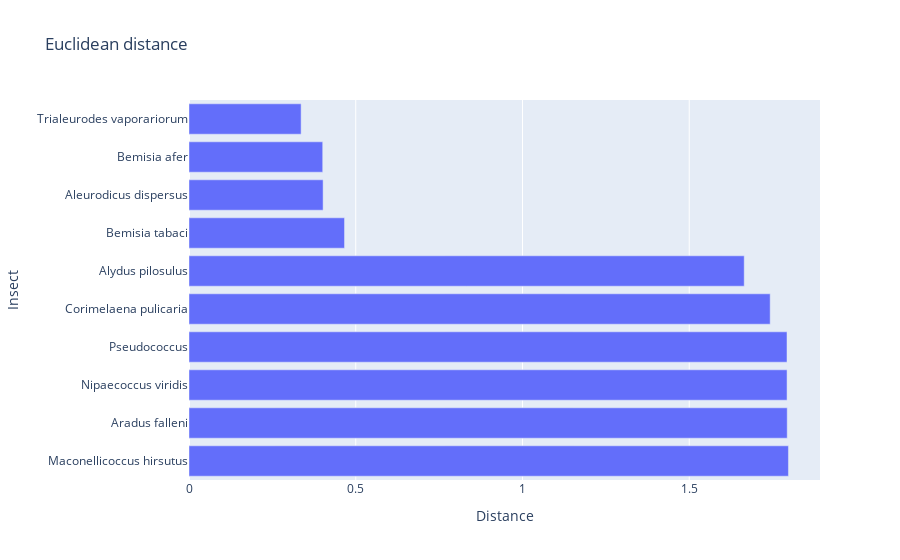

The notebook cell saved with this chart:
### Code cell
to_itter=data_to_count.sort_values('ed_result',ascending=True).reset_index(drop=True)[:10]

label=[]
degree=[]
for index,data in to_itter.sort_values('ed_result',ascending=False).reset_index(drop=True).iterrows():
    label.append(data.label)
    degree.append(data.ed_result)

fig = go.Figure(data=go.Bar(
    x=degree,
    y=label,
    orientation='h'
))

fig.update_layout(
    title='Euclidean distance',
    xaxis_title='Distance',
    yaxis_title='Insect'
)

fig.show()

### Figure 1 — Plotly figure (JSON) as saved in the notebook; plotly's stock layout.template omitted (floating-point values rounded to 4 significant figures)
{"data": [{"orientation": "h", "type": "bar", "x": [1.798, 1.794, 1.793, 1.793, 1.743, 1.665, 0.4664, 0.4021, 0.401, 0.3362], "y": ["Maconellicoccus hirsutus", "Aradus falleni", "Nipaecoccus viridis", "Pseudococcus", "Corimelaena pulicaria", "Alydus pilosulus", "Bemisia tabaci", "Aleurodicus dispersus", "Bemisia afer", "Trialeurodes vaporariorum"]}], "layout": {"title": {"text": "Euclidean distance"}, "xaxis": {"title": {"text": "Distance"}}, "yaxis": {"title": {"text": "Insect"}}}}
